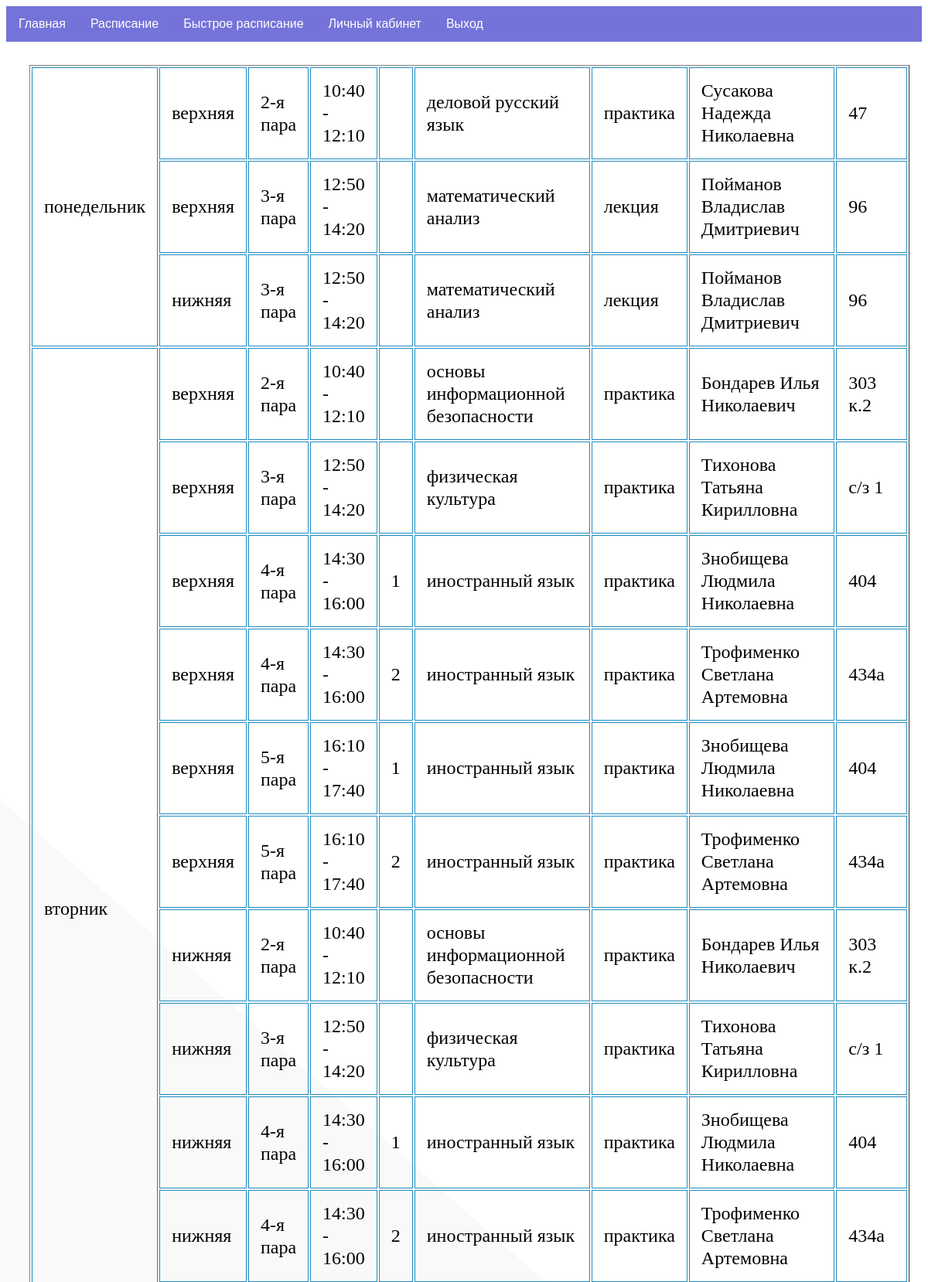
The page /schedule (signed in, upper part) on the database its author committed.
### tables this page shows
CREATE TABLE mainmenu (
id integer PRIMARY KEY AUTOINCREMENT,
title text NOT NULL,
url text NOT NULL
);

CREATE TABLE "schedule" (
	"id"	integer,
	"schedule_group_id"	text NOT NULL,
	"schedule_day_id"	text NOT NULL,
	"schedule_number_id"	text,
	"schedule_time_id"	text NOT NULL,
	"schedule_teacher_id"	text NOT NULL,
	"schedule_place_id"	text NOT NULL,
	"schedule_name_id"	text NOT NULL,
	"schedule_aud_id"	TEXT,
	"schedule_type_id"	TEXT,
	"filt"	TEXT,
	"c_id"	INTEGER,
	"p_g"	INTEGER,
	PRIMARY KEY("id" AUTOINCREMENT)
);

CREATE TABLE "schedule_day" (
	"id"	integer,
	"schedule_day_text"	TEXT NOT NULL,
	PRIMARY KEY("id" AUTOINCREMENT)
);

CREATE TABLE "schedule_place" (
	"id"	INTEGER,
	"schedule_place_text"	INTEGER NOT NULL,
	PRIMARY KEY("id" AUTOINCREMENT)
);

CREATE TABLE "schedule_time" (
	"id"	integer,
	"schedule_time_text"	TEXT NOT NULL,
	"schedule_time_text_place"	INTEGER,
	PRIMARY KEY("id" AUTOINCREMENT)
);

CREATE TABLE "schedule_name" (
	"id"	integer,
	"schedule_name_text"	TEXT NOT NULL,
	"schedule_name_text_type"	TEXT,
	PRIMARY KEY("id" AUTOINCREMENT)
);

CREATE TABLE schedule_teacher (id integer PRIMARY KEY AUTOINCREMENT, schedule_teacher_text TEXT NOT NULL);

CREATE TABLE "schedule_aud" (
	"id"	INTEGER,
	"schedule_aud_text"	TEXT NOT NULL,
	PRIMARY KEY("id" AUTOINCREMENT)
);

### main.py (the view)
@app.route("/schedule")
@login_required
def schedule():
    user = current_user.get_id()
    role = dbase.getUserRole(user)
    try:
        return render_template("schedule.html", menu=dbase.getMenu(), schedule=dbase.getSchedule(user), role=role, title="Быстрое расписание")
    except: return render_template("profile.html", menu=dbase.getMenu(), role=role, user=dbase.getUserInfo(user), title="Личный кабинет")

### DataBase.py (called while the page is built)
    def getMenu(self):
        sql = '''SELECT * FROM mainmenu'''
        try:
            self.__cur.execute(sql)
            res = self.__cur.fetchall()
            if res: return res
        except:
            print("Ошибка чтения из БД")
        return []

    def getUser(self, user_id):
        try:
            self .__cur.execute(f"SELECT * FROM users WHERE id = '{user_id}' LIMIT 1")
            res = self.__cur.fetchone()
            return res
        except sqlite3.Error as e:
            print("Ошибка получения данных из БД "+str(e))
        return False

    def getUserRole(self, user):
        try:
            [res], = self.__cur.execute('SELECT role FROM users WHERE id=?', (user,))
            return res
        except sqlite3.Error as e:
            print("Ошибка получения данных из БД "+str(e))
        return False

### UserLogin.py (called while the page is built)
    def fromDB(self, user_id, db):
        self.__user = db.getUser(user_id)
        return self

    def get_id(self):
        return str(self.__user['id'])

### main.py (called while the page is built)
@login_manager.user_loader
def load_user(user_id):
    print("load_user")
    return UserLogin().fromDB(user_id, dbase)

def connect_db():
    conn = sqlite3.connect(app.config['DATABASE'])
    conn.row_factory = sqlite3.Row
    return conn

def get_db():
    if not hasattr(g, 'link_db'):
        g.link_db = connect_db()
    return g.link_db

@app.before_request
def before_request():
    global dbase
    db = get_db()
    dbase = DataBase(db)

### templates/schedule.html (shortened to what this page needs)
{% include 'base.html' %}
<body onload="myFunction()">
	<table class="iksweb", border="1">
		<tbody>
		{% for m in schedule -%}
			<tr>
				<td>{{m.schedule_day_id}}</td>
				<td>{{m.schedule_place_id}}</td>
				<td>{{m.schedule_number_id}}</td>
				<td>{{m.schedule_time_id}}</td>
				{% if m.p_g %}
					<td>{{m.p_g}}</td>
				{% else %}
					<td></td>
				{% endif %}
				<td>{{m.schedule_name_id}}</td>
				<td>{{m.schedule_type_id}}</td>
				<td>{{m.schedule_teacher_id}}</td>
				<td>{{m.schedule_aud_id}}</td>
		  </tr>
		{% endfor -%}
		</tbody>
	</table>
</body>

### templates/base.html (shortened to what this page needs)
<!DOCTYPE html>
<html lang="en">
<head>
  <link href="static/style.css" rel="stylesheet">
</head>
<body>
    <nav class='nav-content'>
        {% block content -%}
            {% block mainmenu -%}
                <ul class="mainmenu">
                {% for m in menu -%}
                    <li><a href="{{m.url}}">{{m.title}}</a></li>
                {% endfor -%}
                {% if role == 'student' %}
                    <li><a href="schedule">Быстрое расписание</a></li>
                    <li><a href="profile">Личный кабинет</a></li>
                    <li><a href="logout">Выход</a></li>
                {% endif %}
                </ul>
            {% endblock mainmenu -%}
        {% endblock content -%}
    </nav>
</body>
</html>

### static/style.css (style rules this page uses)
TABLE { color: #000; font-style: normal; font-weight: 400; font-size: 24px; line-height: 29px; margin: 30px; }
TD, TH { padding: 15px; border: 1px solid #1e8ac0; }
body { background-color: #ffffff; background-attachment: fixed; -webkit-background-size: cover; -moz-background-size: cover; -o-background-size: cover; background-size: cover; }
ul { list-style-type: none; margin: 0; padding: 0; overflow: hidden; background-color: #7373D9; font-family: Arial, Helvetica, sans-serif; }
li { float: left; }
li a { display: block; color: white; text-align: center; padding: 14px 16px; text-decoration: none; }

### rows shown on the page
mainmenu: title "Главная"
mainmenu: title "Расписание"
schedule: schedule_day_id "понедельник", schedule_place_id "верхняя", schedule_number_id "2-я пара", schedule_time_id "10:40 - 12:10", schedule_name_id "деловой русский язык", schedule_type_id "практика", schedule_teacher_id "Сусакова Надежда Николаевна", schedule_aud_id "47"
schedule: schedule_place_id "верхняя", schedule_number_id "3-я пара", schedule_time_id "12:50 - 14:20", schedule_name_id "математический анализ", schedule_type_id "лекция", schedule_teacher_id "Пойманов Владислав Дмитриевич", schedule_aud_id "96"
schedule: schedule_place_id "нижняя", schedule_number_id "3-я пара", schedule_time_id "12:50 - 14:20", schedule_name_id "математический анализ", schedule_type_id "лекция", schedule_teacher_id "Пойманов Владислав Дмитриевич", schedule_aud_id "96"
schedule: schedule_day_id "вторник", schedule_place_id "верхняя", schedule_number_id "2-я пара", schedule_time_id "10:40 - 12:10", schedule_name_id "основы информационной безопасности", schedule_type_id "практика", schedule_teacher_id "Бондарев Илья Николаевич", schedule_aud_id "303 к.2"
schedule: schedule_place_id "верхняя", schedule_number_id "3-я пара", schedule_time_id "12:50 - 14:20", schedule_name_id "физическая культура", schedule_type_id "практика", schedule_teacher_id "Тихонова Татьяна Кирилловна", schedule_aud_id "с/з 1"
schedule: schedule_place_id "верхняя", schedule_number_id "4-я пара", schedule_time_id "14:30 - 16:00", p_g "1", schedule_name_id "иностранный язык", schedule_type_id "практика", schedule_teacher_id "Знобищева Людмила Николаевна", schedule_aud_id "404"
schedule: schedule_place_id "верхняя", schedule_number_id "4-я пара", schedule_time_id "14:30 - 16:00", p_g "2", schedule_name_id "иностранный язык", schedule_type_id "практика", schedule_teacher_id "Трофименко Светлана Артемовна", schedule_aud_id "434а"
schedule: schedule_place_id "верхняя", schedule_number_id "5-я пара", schedule_time_id "16:10 - 17:40", p_g "1", schedule_name_id "иностранный язык", schedule_type_id "практика", schedule_teacher_id "Знобищева Людмила Николаевна", schedule_aud_id "404"
schedule: schedule_place_id "верхняя", schedule_number_id "5-я пара", schedule_time_id "16:10 - 17:40", p_g "2", schedule_name_id "иностранный язык", schedule_type_id "практика", schedule_teacher_id "Трофименко Светлана Артемовна", schedule_aud_id "434а"
schedule: schedule_place_id "нижняя", schedule_number_id "2-я пара", schedule_time_id "10:40 - 12:10", schedule_name_id "основы информационной безопасности", schedule_type_id "практика", schedule_teacher_id "Бондарев Илья Николаевич", schedule_aud_id "303 к.2"
schedule: schedule_place_id "нижняя", schedule_number_id "3-я пара", schedule_time_id "12:50 - 14:20", schedule_name_id "физическая культура", schedule_type_id "практика", schedule_teacher_id "Тихонова Татьяна Кирилловна", schedule_aud_id "с/з 1"
schedule: schedule_place_id "нижняя", schedule_number_id "4-я пара", schedule_time_id "14:30 - 16:00", p_g "1", schedule_name_id "иностранный язык", schedule_type_id "практика", schedule_teacher_id "Знобищева Людмила Николаевна", schedule_aud_id "404"
schedule: schedule_place_id "нижняя", schedule_number_id "4-я пара", schedule_time_id "14:30 - 16:00", p_g "2", schedule_name_id "иностранный язык", schedule_type_id "практика", schedule_teacher_id "Трофименко Светлана Артемовна", schedule_aud_id "434а"
